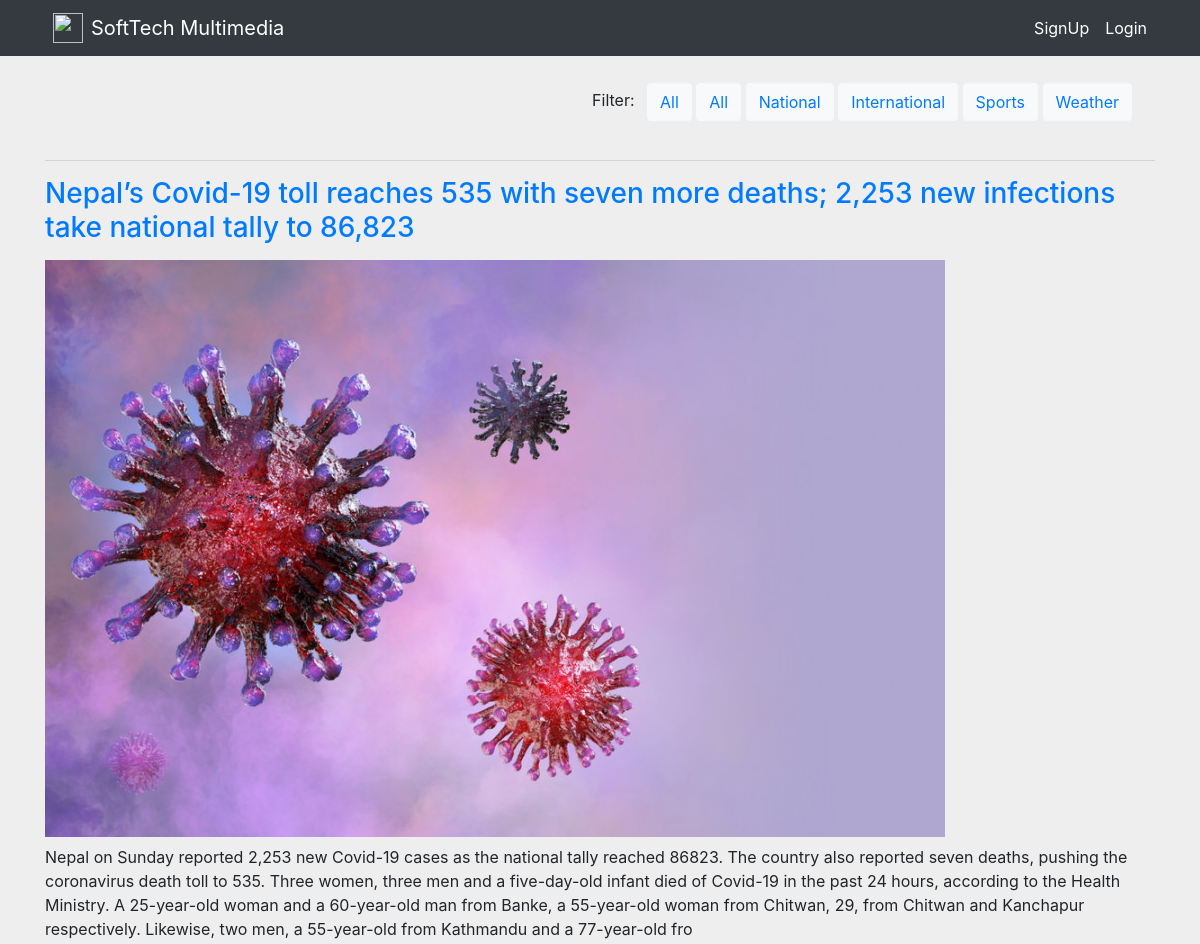
Before: /?category=2 (upper part) with the older database file.
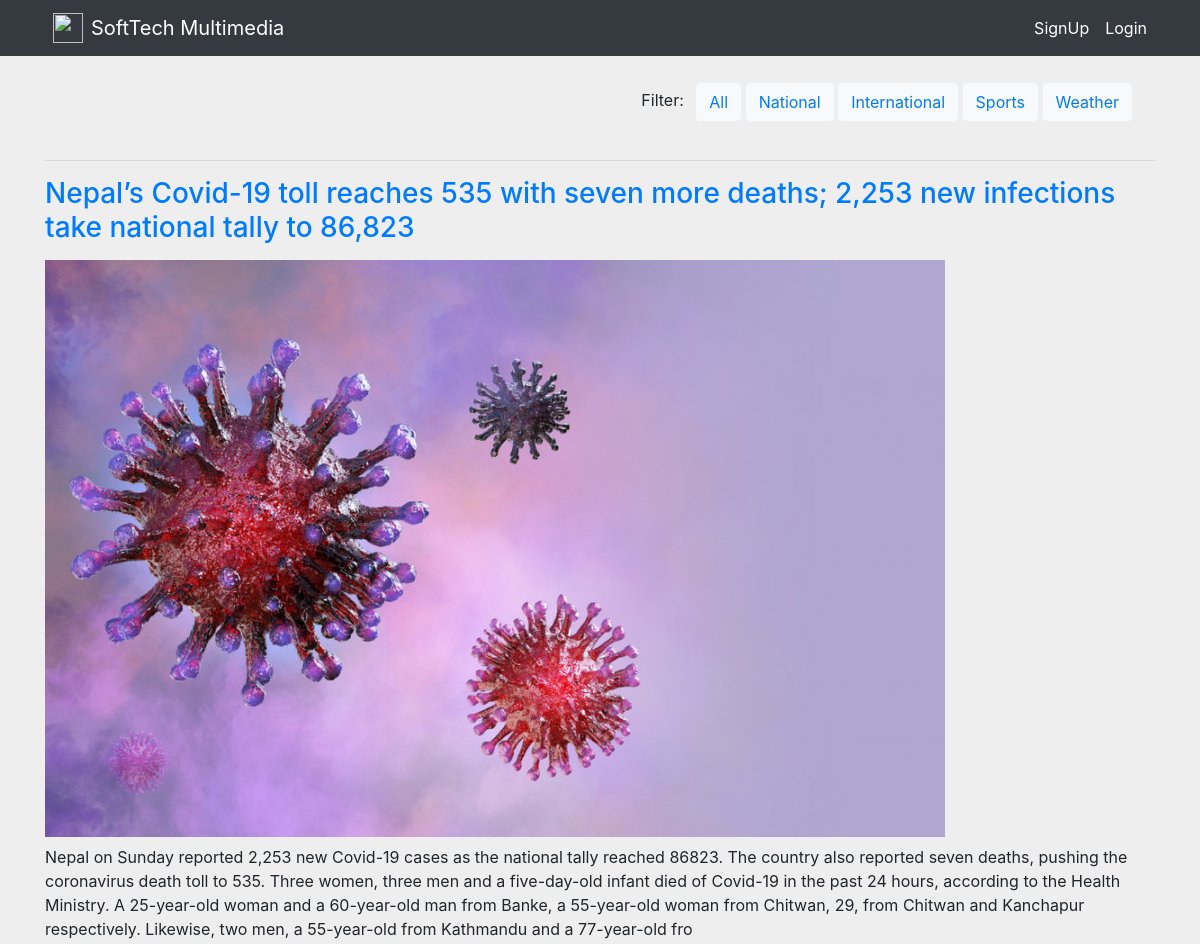
After: the same page with the newer database file.
### newsfeed/models.py (models this page shows, shortened)
class Category(models.Model):
    name = models.CharField(max_length=50)
    @staticmethod
    def get_all_category():
        return Category.objects.all()

class News(models.Model):
    title = models.CharField(max_length=255)
    body = models.TextField()
    slug = models.SlugField(max_length=200, unique=True)
    image = models.ImageField(upload_to='uploads/images/')
    category = models.ForeignKey(Category, on_delete=models.CASCADE, default=1)
    @staticmethod
    def get_all_products_by_categoryid(category_id):
        if category_id:
            return News.objects.filter(category=category_id)
        else:
            return News.get_all_news()

### newsfeed/views.py (the view)
# urls.py: path('', views.index, name='index'),
def index(request):
    news = None
    categories = Category.get_all_category()
    categoryID = request.GET.get('category')
    if categoryID:
        news = News.get_all_products_by_categoryid(categoryID)
    else:
        news = News.get_all_news()
    data = {}
    data['news'] = news
    data['categories'] = categories
    return render(request, 'newsfeed/index.html', data)

### templates/newsfeed/index.html (shortened to what this page needs)
{% extends 'base.html' %}
{% block content %}
    <div class="container d-flex">
        <div class="filter ml-auto p-2">
            <label for="cars" class="mx-2 my-4">Filter:</label>
            <button class="btn btn-light">
                <a href="/">All</a>
            </button>
            {% for category in categories %}
                <button class="btn btn-light">
                    <a href="/?category={{ category.id }}">{{ category.name }}</a>
                </button>
            {% endfor %}
        </div>
    </div>
    <hr>
    {% for new in news %}
        <h3><a href="{% url 'post_details' new.pk %}">{{ new.title }}</a></h3>
        <img src="{{ new.image.url }}" class="full-width-image my-2" alt="image">
        <p>{{ new.body|slice:":500" }}</p>
    {% endfor %}
{% endblock content %}

Changed rows visible on the page:
removed Category: name "All"
